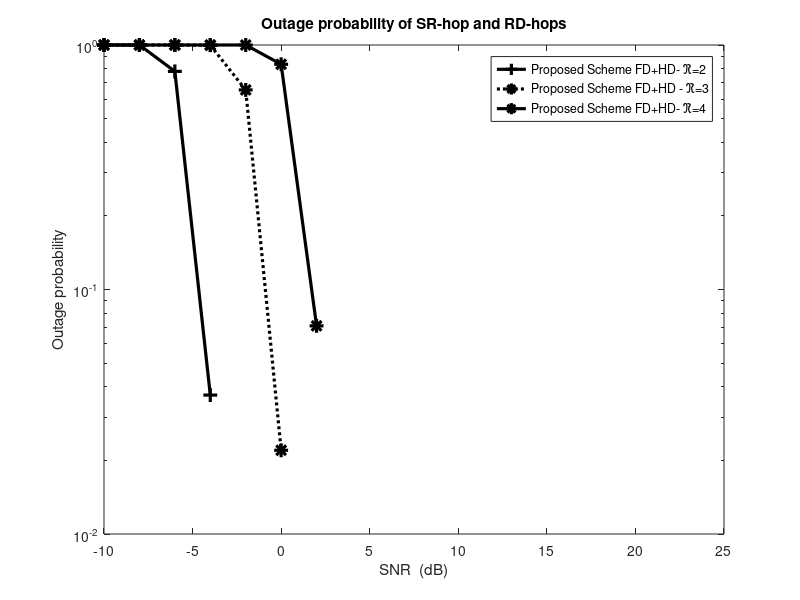

Source code (MATLAB):
%%% Please cite this article "Half-Duplex and Full-Duplex Interference
%%% Mitigation in Relays Assisted Heterogeneous Network" PlosOne ID: PONE-D-22-34295
%by Moubachir Madani Fadoul and Chee-Onn Chow"

clearvars;
close all;
clc;

snrdb= [-10:2:25]; %SNR value range

M=2;  % no. of antenas at source / destination 
Nr=4;  % receive antenna at relay
Mr=6;  % transmit antenna at the relay
Nd=4;  % transmit antenna at the relay

% Selected transmission rate: 2, 4 and 6 bits per transmission
% Rvalues = 4;
R1=2;  %6
R2=3;
R3=4;

for snri=1:length(snrdb)
    
    %no of sample for monte carlo
    count=1000;   
    
    %convert snr in db to watt
    SNR=10^(snrdb(snri)/10);
   
    %initialize error counter
    er_count_raylegh=0;
    er_count_raylegh1=0;
    er_count_raylegh2=0;
  er_count_raylegh3=0;
  er_count_raylegh4=0;
  er_count_raylegh5=0;
  er_count_raylegh6=0;
    
    for i=1:count % monte carlo loop
        % generate channel realization
        % generate channel realization
  % generate channel realization
        HS1R1 = (randn(Nr,M)+j*randn(Nr,M))/sqrt(2);
        HR1D1 = ( randn(Nd,Mr) + j*randn(Nd,Mr))/sqrt(2);
        HR1 = ( randn(Nr,Mr) + j*randn(Nr,Mr))/sqrt(2);
        HR1R2 = ( randn(Nr,Mr) + j*randn(Nr,Mr))/sqrt(2);
        HR1D2 = ( randn(Nd,Mr) + j*randn(Nd,Mr))/sqrt(2);
         
        HS2R2 = ( randn(Nr,M) + j*randn(Nr,M))/sqrt(2);        
        HR2D2 = ( randn(Nd,Mr) + j*randn(Nd,Mr))/sqrt(2);
        HR2 = ( randn(Nr,Mr) + j*randn(Nr,Mr))/sqrt(2);
        HR2R1 = ( randn(Nr,Mr) + j*randn(Nr,Mr))/sqrt(2);
        HR2D1 = ( randn(Nd,Mr) + j*randn(Nd,Mr))/sqrt(2);  
         [U S V] = svd(HS1R1);
        [U1 S1 V1] = svd(HR1D1);  
        
 %% Null at the relay tx 
 % Null at the relay tx 
  Wtu1=null(HR1); 
  Wto1=Wtu1';
  
  Wrr2=HR1R2*Wto1';
  Wrel = Wrr2';
  Wro2=null(Wrel); 
  
 Wteu1=null(HR1); 
 Wte1=Wteu1';
 
 Wteu2=null(HR2R1); 
 Wte2=Wteu2';
% Null at the destination Rx 
Wdess=HR2D1*Wte2';
 Wred1=null(Wdess'); 
 
Wdees=HR1D2*Wte1';
 Wred2=null(Wdees');  

 %% Prpoposed Scheme -(S1-R1)i
% Prpoposed Scheme -(S1-R1) - Odd time slot-i 
            UU=(SNR/M *HS1R1*HS1R1'+eye(Nr));          
         CS1R1(i)=real(log2(det(eye(Nr)+(UU))));  
%  Prpoposed Scheme of-(Ri-Di) 
          PP=SNR/Mr*S1'*S1;
        CR1D1(i)=real(log2(det(eye(Mr)+(PP))));
                
       % Prpoposed Scheme -(S1-R1)j
            AA=(SNR/M *Wro2*HS2R2'*HS2R2*Wro2'+Wro2*Wro2');        
         CS2R2(i)=real(log2(det(eye(Nr)+(AA))));  
         
        %% %% Prpoposed Scheme -(S1-R1) - even time slot-i 
        % %  Prpoposed Scheme of-(S-R) 
         DP=SNR/Mr* HS1R1*HS1R1';
        CS1R1EV(i)=real(log2(det(eye(Nr)+(DP))));
%  Prpoposed Scheme of-(Ri-Di) 
        PW=SNR/Mr*Wred1'*HR1D1*Wte1'*Wte1*HR1D1'*Wred1+(Wred1'*Wred1);
        CR1D1EV(i)=real(log2(det(eye(M)+(PW))));

         CAPS1RD1=0.5*min(CS1R1,CR1D1); %Proposed Scheme -odd time slot i
        CAPSRD12=0.5*min(CS1R1EV,CR1D1EV); %Proposed Scheme -even time slot i
        CAPSRDFD=(CAPS1RD1+CAPSRD12); 
        
         CASRDHD= 0.5*min(CS2R2,CR1D1EV); %% HD of proposed scheme
        %detect outage event EPA
        if CAPSRDFD(i)+CASRDHD(i)<R1
            er_count_raylegh=er_count_raylegh+1;
        end
         if CAPSRDFD(i)+CASRDHD(i)<R2
             er_count_raylegh1=er_count_raylegh1+1;
         end
         if CAPSRDFD(i)+CASRDHD(i)<R3
           er_count_raylegh2=er_count_raylegh2+1;  
         end  
 
    end

    %compute the outage probability (total error/total channel sample
%     Cnullspace(snri)=er_count_raylegh/count;
    CAPSRD(snri)=er_count_raylegh/count;
    CAHDUX(snri)=er_count_raylegh1/count;
    CABAS(snri)=er_count_raylegh2/count;

end

figure;

semilogy(snrdb, CAPSRD,'k-+','linewidth',2.3, 'MarkerSize',10)
hold on
semilogy(snrdb, CAHDUX,'k:*','linewidth',2.3, 'MarkerSize',10)
hold on
semilogy(snrdb, CABAS,'k-*','linewidth',2.3, 'MarkerSize',10)
title('Outage probability of SR-hop and RD-hops');
xlabel('SNR  (dB)');
ylabel('Outage probability')
legend('Proposed Scheme FD+HD- \Re=2','Proposed Scheme FD+HD - \Re=3','Proposed Scheme FD+HD- \Re=4')
hold off